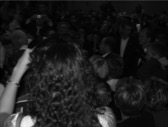
#> input picture Semester_5/PCD/img/MicrosoftTeams-image.png, 168 x 127 px
$ python opencv.py
#> lines starting #> are read from the running program, lines starting #| are printed output that depends on the picture; after the words box and inside, x2 and y2 are one past the last pixel; in counts of white or black regions, pixels touching at a corner belong together
import cv2 as cv
import matplotlib.pyplot as mp
import numpy as np

img = cv.imread('img/MicrosoftTeams-image.png')
#> img is the input picture: shape (127, 168, 3); min 0, max 246, mean 29.6

gray = cv.cvtColor(img, cv.COLOR_BGR2GRAY)
cv.imshow("src", gray)

mp.hist(gray.ravel(), 256, [0, 256]); mp.show()
#> after `mp.hist(gray.ravel(), 256, [0, 256])`:
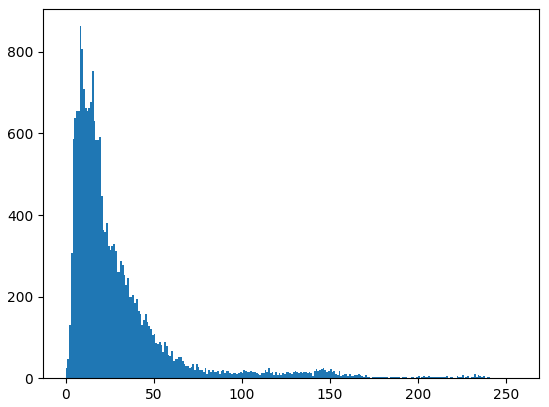
#> figure drawn by matplotlib, 1 panel; tallest bar 863 high, from x = 8 to 9

ret, thresh1 = cv.threshold(gray, 100, 255, cv.THRESH_BINARY)
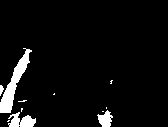
#> thresh1: shape (127, 168); 5.3% white; 11 white regions (7 under 20 px), largest, box (x1, y1, x2, y2) and area: (0, 48, 32, 113) 634, (8, 112, 36, 127) 262, (97, 110, 113, 127) 167, (0, 85, 4, 96) 28
# cv.imshow("threshold img", thresh1)
mp.imshow(thresh1)

res = cv.equalizeHist(gray)
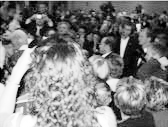
#> res: shape (127, 168); min 0, max 255, mean 129.9
cv.imshow('Equalized Image', res)

mp.hist(res.ravel(), 256, [0, 256]); mp.show()
#> after `mp.hist(res.ravel(), 256, [0, 256])`:
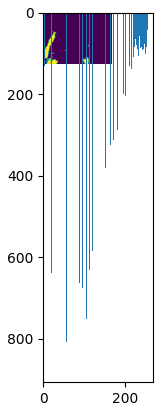
#> figure drawn by matplotlib, 1 panel

cv.waitKey(0)
cv.destroyAllWindows()

$ run again, with Semester_5/PCD/img/bersihkan noise.png copied over Semester_5/PCD/img/MicrosoftTeams-image.png
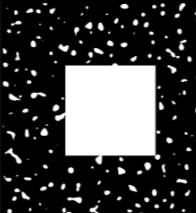
#> input picture Semester_5/PCD/img/bersihkan noise.png, 196 x 213 px
#> img is the input picture: shape (213, 196, 3); mean B, G, R 64.7, 64.7, 64.7
#> `ret, thresh1 = cv.threshold(gray, 100, 255, cv.THRESH_BINARY)`:
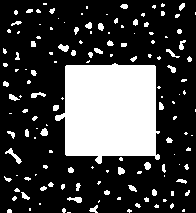
#> thresh1: shape (213, 196); 26.1% white; 142 white regions (91 under 20 px), largest, box (x1, y1, x2, y2) and area: (55, 63, 160, 164) 8415, (5, 148, 22, 164) 79, (67, 197, 82, 203) 57
#> `mp.hist(res.ravel(), 256, [0, 256])`:
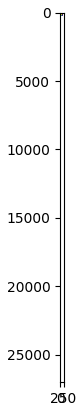
#> figure drawn by matplotlib, 1 panel

$ run again, with Semester_5/PCD/img/hitung_koin.png copied over Semester_5/PCD/img/MicrosoftTeams-image.png
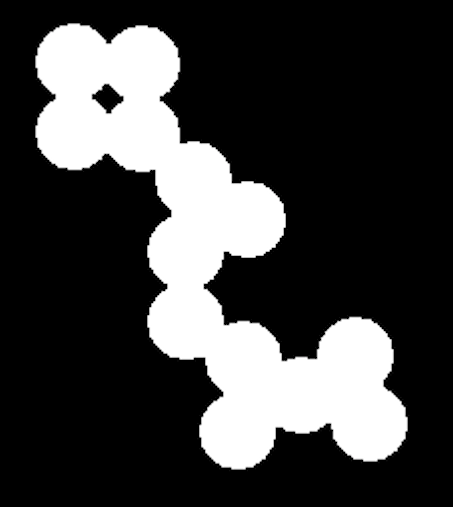
#> input picture Semester_5/PCD/img/hitung_koin.png, 453 x 507 px
#> img is the input picture: shape (507, 453, 3); mean B, G, R 63.7, 63.7, 63.7
#> `ret, thresh1 = cv.threshold(gray, 100, 255, cv.THRESH_BINARY)`:
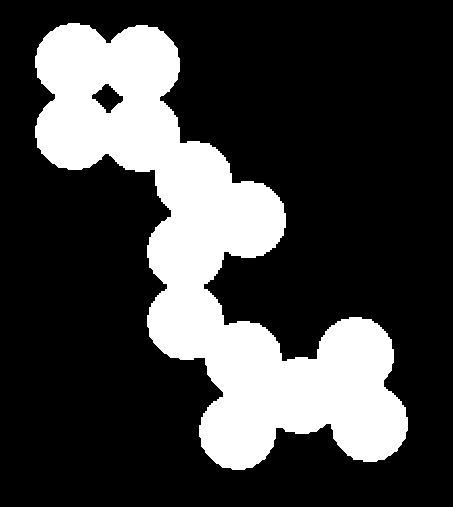
#> thresh1: shape (507, 453); 25.2% white; 1 white region, box (x1, y1, x2, y2) and area: (35, 23, 408, 470) 57952
#> `mp.hist(res.ravel(), 256, [0, 256])`:
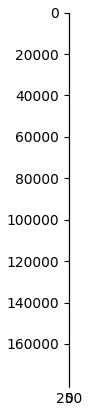
#> figure drawn by matplotlib, 1 panel
